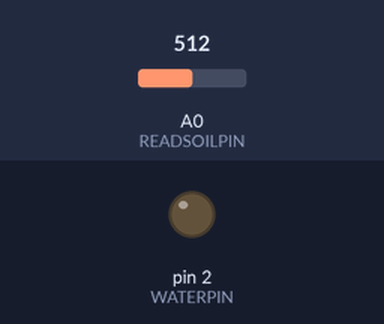
Bench run of a sketch on a simulated Arduino Uno, built with avr-gcc and run on an emulated ATmega328P. Shown: output pins drawn as LEDs (lit = HIGH). Inputs (shaded band) come from the test bench; at power-on: A0 (READSOILPIN) = 512. What the sketch prints to the serial monitor is not drawn.

Above: at 1.2 s.
1.3 s: A0 (READSOILPIN) set to 683
4.3 s: A0 (READSOILPIN) set to 707
At 4.8 s:
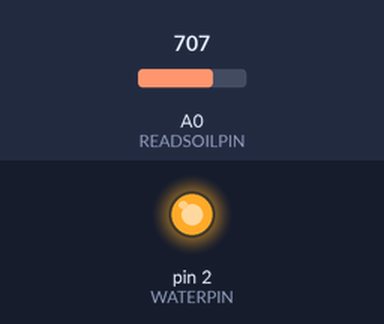
Timing chart, 0 to 12.4 s (numbered marks = the images above; inputs shaded):
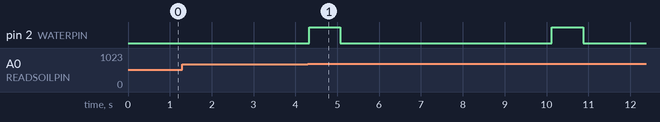

The sketch:

Maceta_Inteligente_2v.ino
```cpp
#define WATERPIN 2
#define READSOILPIN A0

// higher number is more dry
#define MAXDRYNESS 700

#define WATERDELAY 750
#define WATERPOSTDELAY 5000

void setup()
{
  Serial.begin(9600);
  pinMode(READSOILPIN, INPUT);
  pinMode(WATERPIN, OUTPUT);
}

void loop()
{
  int SensorValue = analogRead(READSOILPIN); //take a sample
  Serial.print(SensorValue); Serial.print(" - ");

  if(SensorValue >= MAXDRYNESS)
  {
   // if the soil is too dry start watering for 3/4 a second then
   // wait for 5 seconds before monitoring again
   Serial.println("Soil dry start watering");
   digitalWrite(WATERPIN, HIGH);
   delay(WATERDELAY);
   digitalWrite(WATERPIN, LOW);
   delay(WATERPOSTDELAY);
  }

  delay(50);
}
```

Measured:
- the behaviour switches between 699 and 700 on A0 (READSOILPIN) (found by bisection; images 0 and 1)
- after the input at 1.3 s, every drawn part: stays the same
- after the input at 4.3 s, pin 2 (WATERPIN): alternates HIGH for 0.75 s and LOW for 5.1 s, starting at once
